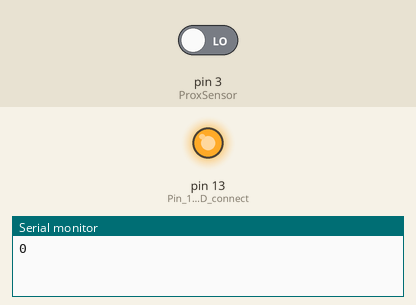
Simulated run of this sketch. Board: Arduino Uno, built with avr-gcc and run on an emulated ATmega328P. Parts: output pins drawn as LEDs (lit = HIGH), the last lines printed to the serial monitor. The test bench sets the inputs (shaded band); at power-on: pin 3 (ProxSensor) LOW.

Above: at 2.8 s.
2.9 s: pin 3 (ProxSensor) driven HIGH
At 4.8 s:
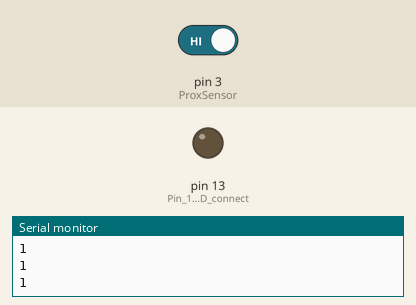
5.5 s: pin 3 (ProxSensor) driven LOW
At 6.0 s:
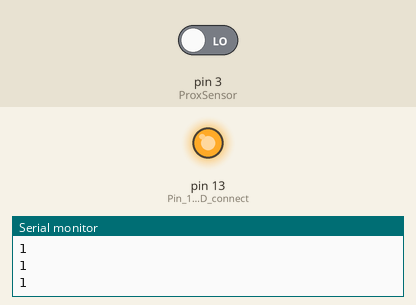
Timing chart, 0 to 8.5 s (numbered marks = the images above; inputs shaded):
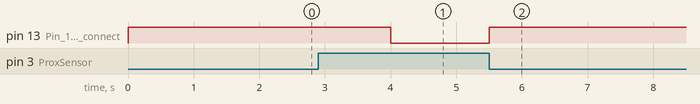

Measured:
- after the input at 2.9 s, pin 13 (Pin_13_has_an_LED_connect): HIGH → LOW after 1.1 s
- after the input at 5.5 s, pin 13 (Pin_13_has_an_LED_connect): LOW → HIGH at once

The sketch:

ir2.ino
```cpp
const int ProxSensor=3;
int inputVal = 0;

void setup()
{
  pinMode(13, OUTPUT);          // Pin 13 has an LED connected on most Arduino boards:
  pinMode(ProxSensor,INPUT);    //Pin 2 is connected to the output of proximity sensorz
  Serial.begin(9600);
}

void loop()
{
  if(digitalRead(ProxSensor)==HIGH)      //Check the sensor output
  {
    digitalWrite(13, LOW);

    // set the LED on
  }
  else
  {
  digitalWrite(13, HIGH);
   delay(2000);

  // set the LED off
  }
inputVal = digitalRead(ProxSensor);
Serial.println(inputVal);

            // wait for a second
}
```
